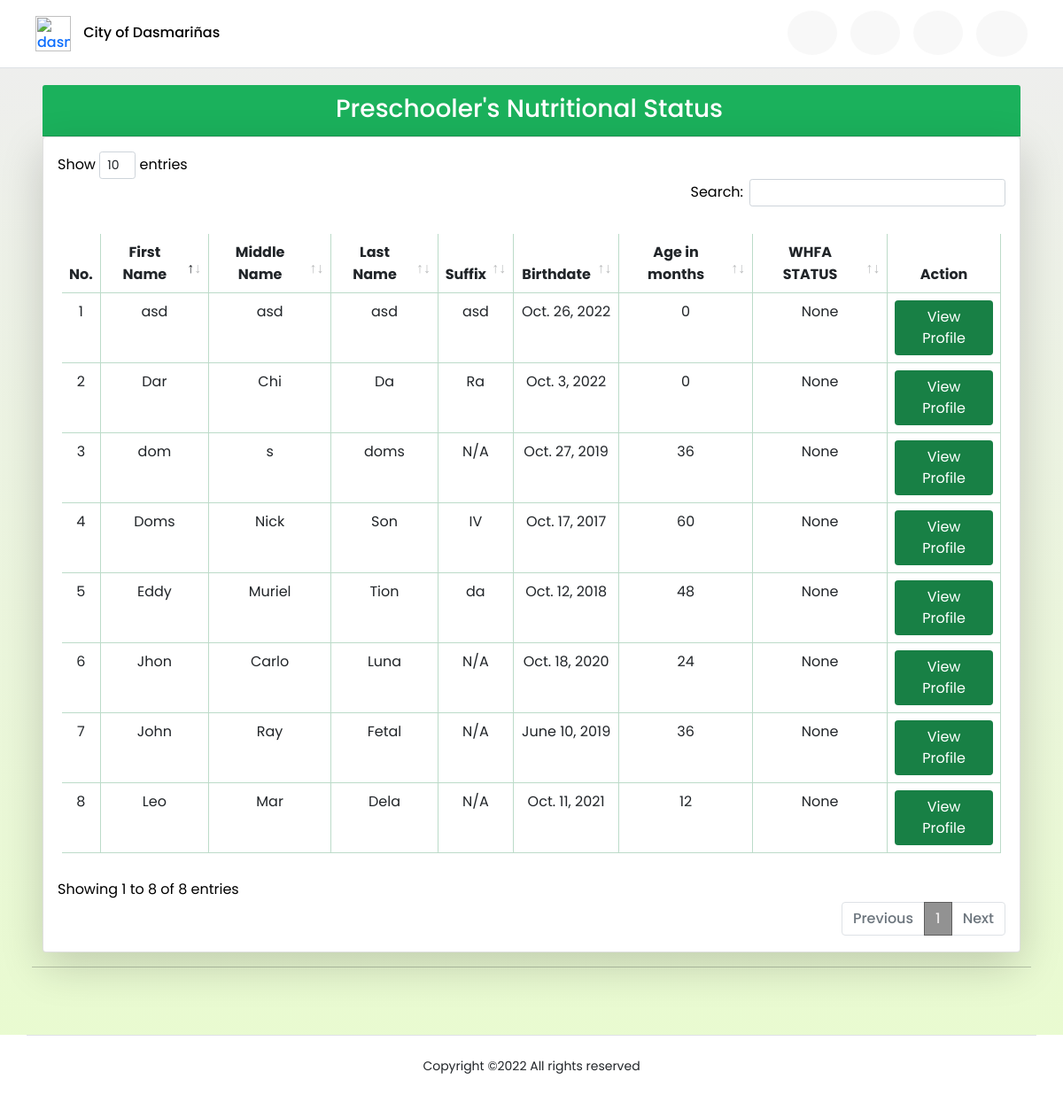
The app's page /preschooler_dashboard with its own data.
### profilingApp/models.py (models this page shows, shortened)
class Preschooler(Model):
    GENDER = [('Male', 'Male'),
              ('Female', 'Female'),]
    parent = models.ForeignKey(Parent, on_delete=CASCADE)
    first_name = models.CharField(max_length=100)
    last_name = models.CharField(max_length=100)
    middle_name = models.CharField(max_length=100)
    suffix_name = models.CharField(max_length=100, null=True, blank=True)
    birthday = models.DateField(null=True, blank=True)
    height = models.FloatField(null=True, validators=[MinValueValidator(45.0), MaxValueValidator(120.0)])
    weight = models.FloatField(null=True, validators=[MinValueValidator(1.0), MaxValueValidator(28.0)])
    gender = models.CharField(max_length=100, choices=GENDER, null=True)
    date_measured = models.DateField(null=True, blank=True)
    def age_months(self):
        return int((date.today().year - self.birthday.year) * 12)
    def whfa(self):
        calculator = Calculator(adjust_height_data=False, adjust_weight_scores=False,
                       include_cdc=False, logger_name='pygrowup',
                       log_level='INFO')
        try:
            age_months = int((date.today().year - self.birthday.year) * 12)
            return float(calculator.wfl(self.weight, age_months, helpers.get_good_sex(str(self.gender)), self.height))
        except:
            pass

### profilingApp/views.py (the view)
# urls.py: path('preschooler_dashboard', views.preschooler_dashboard, name='preschooler_dashboard'),
def preschooler_dashboard(request):
    preschooler = Preschooler.objects.all()
    context = {'preschoolers': preschooler}
    return render(request, 'activities/BHW Preschooler Dashboard.html', context)

### profilingApp/templates/activities/BHW Preschooler Dashboard.html (shortened to what this page needs)
{% extends 'activities/BHW Home.html' %}
{% load static %}
{% block dashboard %}
<header>
    <div class="site-header">
    <nav class="navbar fixed-top index__navbar scrolled border-bottom"
    style=" padding-left:3%; padding-right:3%;">
        <div class="flex-fill p-1 py-1">
            <div class="d-flex align-items-center justify-content-between">
                <div>
                    <a href="#" class="name" style="text-decoration: none;">
                        <img class="navbar-icon" src="{% static '/Media/avatar.png' %}" alt="dasma-logo">
                        <span id="hidetitle" class="brand__name" style="color:rgb(3, 3, 3); margin-left:10px;">City of Dasmariñas</span>
                    </a>
                </div>
                <div id="navLinks">
                    <ul class="nav text-small">
                        <li>
                            <a href="{% url 'bhw_home' %}" class="nav-link" data-toggle="tooltip" data-bs-placement="bottom" data-bs-offset="0,7"
                            title="Barangay Health Worker Home">
                            <i class="fa fa-fw fa-home" style="font-size: 24px;"></i>
                            </a>
                        </li>
                        <li>
                            <a href="{% url 'preschooler_dashboard' %}" class="nav-link" style="color:rgb(27, 177, 92) !important;" data-toggle="tooltip" data-bs-placement="bottom" data-bs-offset="0,7"
                            title="Preschooler Profile">
                            <i class="fa fa-fw fa-id-card " style="font-size: 24px;"></i>
                            </a>
                        </li>
                        <li>
                            <a href="{% url 'immunization_schedule' %}" class="nav-link" data-toggle="tooltip" data-bs-placement="bottom" data-bs-offset="0,7"
                            title="Immunization Schedule" >
                            <i class="fa fa-fw fa-calendar-alt" style="font-size: 24px;"></i>
                            </a>
                        </li>
                        <li>
                            <a class="btn nav-link" id="dropdownUser1" data-bs-toggle="dropdown" data-toggle="tooltip" data-bs-placement="bottom" data-bs-offset="0,7"
                            title="User Settings" aria-expanded="false">
                                <i class="fa fa-fw fa-user-cog bi" style="font-size: 24px;"></i>
                            </a>
                        </li>
                    </ul>
                </div>
            </div>
        </div>
    </nav>
    </div>
</header>
<div id="grid" class="container-fluid" style="margin-top: 60px;">
<div class="container text-black">
    <div class="row">
        <div class="col">
            <div class="card-header">
                <h3>Preschooler's Nutritional Status</h3>
            </div>
            <div class="card shadow-lg p-3 bg-white rounded">
                <div class="table-responsive">
                    <table class="table table-hover table-cell-border" id="preschooler_bmi">
                        <thead>
                            <tr style="text-align: center;">
                                <th scope="col">No.</th>
                                <th scope="col">First Name</th>
                                <th scope="col">Middle Name</th>
                                <th scope="col">Last Name</th>
                                <th scope="col">Suffix</th>
                                <th scope="col">Birthdate</th>
                                <th scope="col">Age in months</th>
                                <th scope="col">WHFA STATUS</th>
                                <th scope="col" class="nosort text-center">Action</th>
                            </tr>
                        </thead>
                        <tbody>
                            {% for preschooler in preschoolers %}
                            <tr style="text-align: center;">
                                <td></td>
                                <td>{{ preschooler.first_name }}</td>
                                <td>{{ preschooler.middle_name }}</td>
                                <td>{{ preschooler.last_name }}</td>
                                {% if preschooler.suffix_name is None %}
                                    <td>N/A</td>
                                {% elif preschooler.suffix_name == '' %}
                                    <td>N/A</td>
                                {% else %}
                                    <td>{{ preschooler.suffix_name }}</td>
                                {% endif %}
                                <td>{{ preschooler.birthday }}</td>
                                <td>{{ preschooler.age_months }}</td>
                                <td>{{ preschooler.whfa }}</td>
                                <td style="text-align: center;">
                                    <div>
                                        <a href="{% url 'preschooler_profile' preschooler.id %}"><button type="button" style="background-color: #188045; color: white;" class="btn">View Profile</button></a>
                                    </div>
                                </td>
                            </tr>
                            {% endfor %}
                        </tbody>
                    </table>
                </div>
            </div>
        </div>
    </div>
</div>
    <hr>
    <br>
</div>
{% endblock %}

### profilingApp/static/CSS/styles.css (style rules this page uses)
.fixed-top { position: sticky; top: 0; right: 0; left: 0; z-index: 1030; max-height: 85px; background-color: white; border-bottom: 3px; }
.navbar-icon { width: 40px; max-width: 40px; }
img { vertical-align: middle; border-style: none; }
* { margin: 0; padding: 0; box-sizing: border-box; font-family: 'Poppins', sans-serif; }
li, a, button { font-family: 'Poppins', sans-serif; font-weight: 500; font-size: 16px; color:#188045; text-decoration: none; }
li { list-style: none; display: list-item; text-align: -webkit-match-parent; }
a { text-decoration: none; }
table { padding: 25px 5px 10px 5px; }
thead { border-color: rgba(23, 128, 69, 0.514)!important; }
th, td { border-right: 1px solid !important; border-color: rgba(23, 128, 69, 0.288)!important; }
#navLinks li a { color:rgba(0, 19, 0, 0.87); padding: 13 13 13 13; background-color: #ebebeb60; border-radius: 50%; margin-left: 15px; position: relative; }
#grid,#footer,#header { transition: 0.5s ease-in-out; }
#grid { background-image: linear-gradient(to top, rgba(230, 250, 202, 0.884),rgba(228, 228, 227, 0.624)); position: relative; padding: 3%; width: 100%; margin-top: 85px; min-height: 800px; }
.card-header { font-size: 13px; font-family: 'Poppins', sans-serif;; background-color:rgb(27, 177, 92) !important; color:white; padding: 10px 15px 5px 10px !important; text-align: center; }
html { width: 100%; height: 100%; }
body { color: rgba(0, 0, 0, 0.6); font-family: 'Poppins', sans-serif; font-size: 14px; line-height: 1.6em; -webkit-font-smoothing: antialiased; -moz-osx-font-smoothing: grayscale; }
::placeholder { color:rgba(255, 255, 255, 0.253); }
.row { display: -webkit-box; display: -ms-flexbox; display: flex; -ms-flex-wrap: wrap; flex-wrap: wrap; margin-right: 15px; margin-left: 15px; }
.col-6, .col-7, .col-12, .col, .col-sm-3, .col-sm-6, .col-md-3, .col-md-4, .col-md-5, .col-md-6, .col-md-8, .col-md-9, .col-md-10, .col-md-12, .col-lg-3, .col-lg-4, .col-lg-5, .col-lg-6, .col-lg-7, .col-lg-8, .col-lg-10, .col-lg-12, .col-xl-2 { position: relative; width: 100%; padding-right: 15px; padding-left: 15px; }
.text-center { text-align: center !important; }
html { font-family: sans-serif; line-height: 1.15; -webkit-text-size-adjust: 100%; -webkit-tap-highlight-color: rgba(0, 0, 0, 0); }

### records on screen
Preschooler: first_name "Eddy", middle_name "Muriel", last_name "Tion", suffix_name "da", birthday "Oct. 12, 2018", age_months "48", whfa "None"
Preschooler: first_name "Doms", middle_name "Nick", last_name "Son", suffix_name "IV", birthday "Oct. 17, 2017", age_months "60", whfa "None"
Preschooler: first_name "Dar", middle_name "Chi", last_name "Da", suffix_name "Ra", birthday "Oct. 3, 2022", age_months "0", whfa "None"
Preschooler: first_name "asd", middle_name "asd", last_name "asd", suffix_name "asd", birthday "Oct. 26, 2022", age_months "0", whfa "None"
Preschooler: first_name "dom", middle_name "s", last_name "doms", shows "N/A", birthday "Oct. 27, 2019", age_months "36", whfa "None"
Preschooler: first_name "John", middle_name "Ray", last_name "Fetal", shows "N/A", birthday "June 10, 2019", age_months "36", whfa "None"
Preschooler: first_name "Jhon", middle_name "Carlo", last_name "Luna", shows "N/A", birthday "Oct. 18, 2020", age_months "24", whfa "None"
Preschooler: first_name "Leo", middle_name "Mar", last_name "Dela", suffix_name "N/A", birthday "Oct. 11, 2021", age_months "12", whfa "None"
